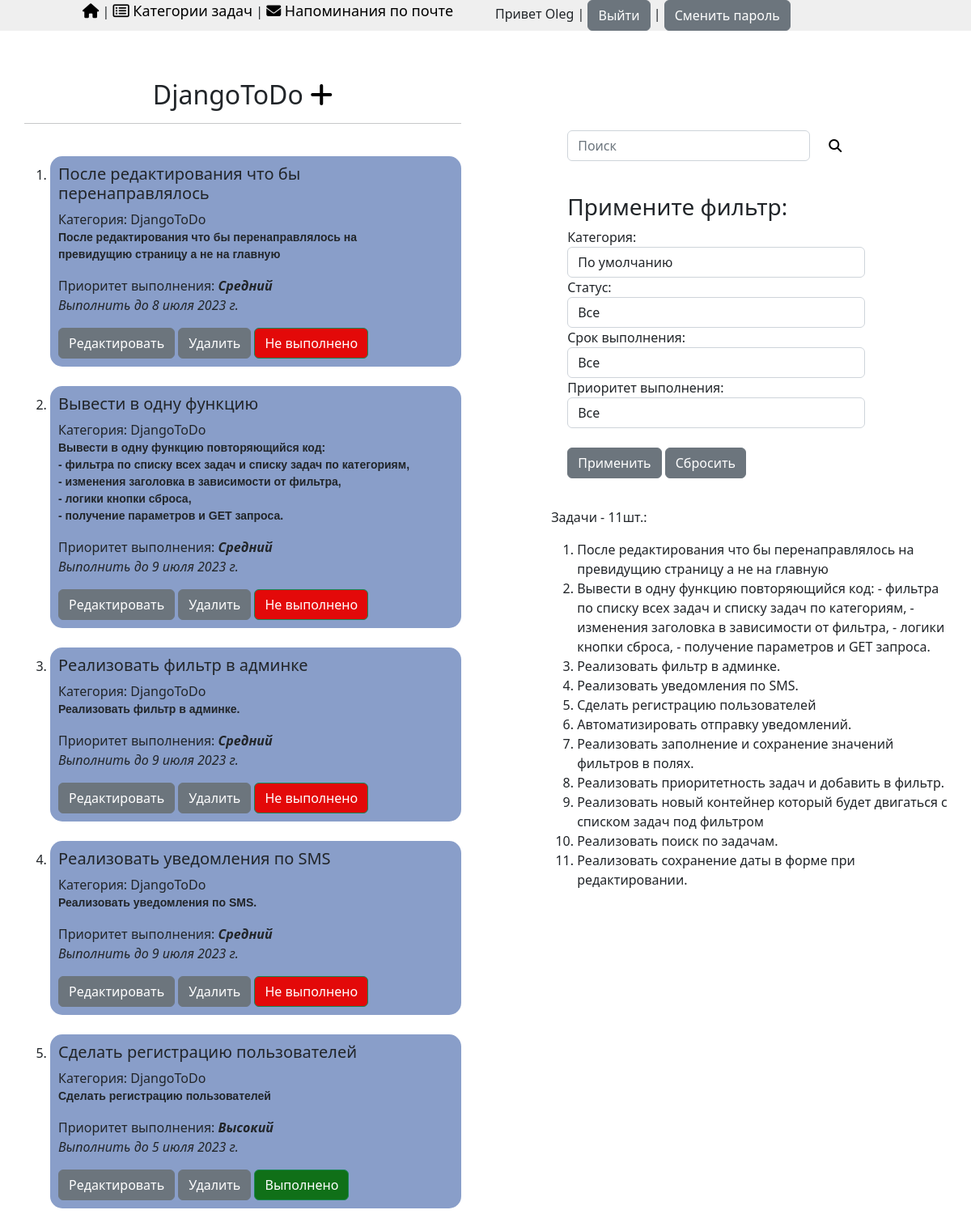
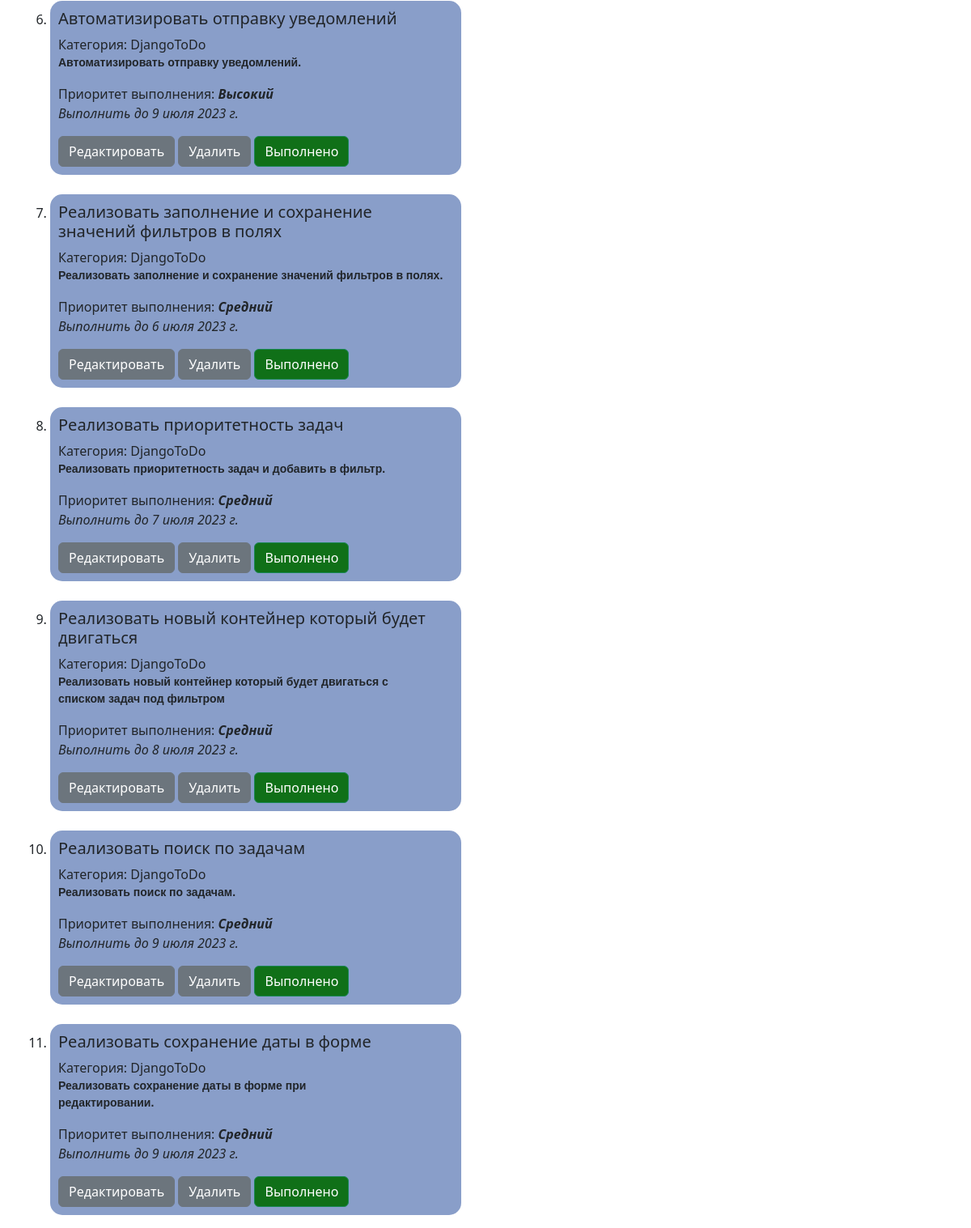
The page /tasks/tasks-list-by-category/23/ (signed in) on the database its author committed (2 pictures, top to bottom).
### myapp/models.py (models this page shows, shortened)
class Category(models.Model):
    user = models.ForeignKey(User, on_delete=models.CASCADE, verbose_name='Пользователь')
    name = models.CharField('Имя', max_length=50)
    class Meta:
        verbose_name = 'Категория'
        verbose_name_plural = 'Категории'
    def __str__(self):
        return self.name

class Task(models.Model):
    PRIORITIES = [
        ('высокий', 'Высокий'),
        ('средний', 'Средний'),
        ('низкий', 'Низкий'),
    ]
    title = models.CharField('Заголовок', max_length=100)
    description = models.TextField('Текст задания')
    category = models.ForeignKey(Category, on_delete=models.CASCADE, related_name='tasks', verbose_name='Категория')
    create = models.DateTimeField('Создано', auto_now_add=True)
    due_date = models.DateField('Срок выполнения')
    completed = models.BooleanField('Статус выполнения', default=False)
    user = models.ForeignKey(User, on_delete=models.CASCADE, verbose_name='Пользователь')
    priority = models.CharField('Приоритет', max_length=20, choices=PRIORITIES, default='средний')
    class Meta:
        verbose_name = 'Задача'
        verbose_name_plural = 'Задачи'
        ordering = [
            'completed',  # Сортировка по полю completed (невыполненные задачи будут первыми)
            Case(
                When(priority='высокий', then=0),
                When(priority='средний', then=1),
                When(priority='низкий', then=2),
              ),
            'due_date'
        ]

### myapp/views.py (the view, shortened to what this page needs)
# urls.py: path('tasks-list-by-category/<int:id_category>/', views.task_list_by_category, name='tasks_list_by_category'),
@login_required
def task_list_by_category(request, id_category):
    status = request.GET.get('status')
    due_date = request.GET.get('due_date')
    priority = request.GET.get('priority')
    reset = request.GET.get('reset')
    if reset == "true":
        status = None
        due_date = None
        priority = None
    category = get_object_or_404(Category, id=id_category)
    tasks = Task.objects.filter(category=category)
    if status:
        tasks = tasks.filter(completed=(status == 'Выполнено'))
    page_title = category.name
    if status:
        page_title += f" - {status.capitalize()}"
    if due_date:
        page_title += f" - {due_date.capitalize()}"
    if priority:
        page_title += f" - {priority.capitalize()}"
    context = {
        'status': status,
        'due_date': due_date,
        'priority': priority,
        'tasks': tasks,
        'category': category,
        'page_title': page_title,
    }
    return render(request, 'myapp/task/list_tasks.html', context)

### myapp/templates/myapp/task/list_tasks.html (shortened to what this page needs)
{% extends "myapp/base.html" %}
{% block content %}
<h2 id="TitleTasks" > {{ page_title }}  <a href="{% url 'create' %}"><i class="fa-solid fa-plus"></i></a></h2><hr>
<ol>
    {% for task in tasks %}<br>
    <li id="list">
        <h5>{{task.title}}</h5>
        Категория: {{task.category}}<br>
        <b><pre>{{task.description}}</pre></b>
        Приоритет выполнения: <b style="font-style: italic;">{{task.priority|title}}</b>
        <p id="date">Выполнить до {{task.due_date}}</p>
        <a class="btn btn-secondary" href="{% url 'edit' pk=task.id %}">Редактировать</a>
        <a class="btn btn-secondary" href="{% url 'delete' pk=task.id %}">Удалить</a>
        {% if task.completed %}
            <a class="btn btn-success" id="green" href="{% url 'status' id_task=task.id %}">Выполнено</a>
        {% else %}
            <a class="btn btn-success" id="red" href="{% url 'status' id_task=task.id %}">Не выполнено</a>
        {% endif %}
    </li>
    {% endfor %}
</ol>
    <div id="sidebar">
          <div id="filter">
              {% include "myapp/task/search.html" %}<br>
              <form method="GET">
                  <h3>Примените фильтр:</h3>
                  <label for="category">Категория:</label>
                  <select  class="form-control" name="category" id="category">
                      <option value="">По умолчанию</option>
                  </select>
                  <label for="status">Статус:</label>
                  <select class="form-control" name="status" id="status">
                      <option value="">Все</option>
                  </select>
                  <label for="due_date">Срок выполнения:</label>
                  <select class="form-control" name="due_date" id="due_date">
                      <option value="">Все</option>
                  </select>
                  <label for="priority">Приоритет выполнения:</label>
                  <select class="form-control" name="priority" id="priority">
                      <option value="">Все</option>
                  </select><br>
                  <button class="btn btn-secondary" type="submit">Применить</button>
                  <button class="btn btn-secondary" type="submit" name="reset" value="true">Сбросить</button>
              </form>
    </div>
    <div class="sidebar1">
        <p>Задачи - {{tasks.count}}шт.:</p>
        <ol>
            {% for task in tasks %}
            <li>{{ task.description }}</li>
            {% endfor %}
        </ol>
    </div>
    </div>
{% endblock %}

### myapp/templates/myapp/base.html (shortened to what this page needs)
{% load static %}
<html lang="ru">
<head>
    <link rel="stylesheet" href="https://cdn.jsdelivr.net/npm/bootstrap@5.2.3/dist/css/bootstrap.min.css">
    <link rel="stylesheet" href="{% static 'myapp/css/task.css' %}">
    <link rel="stylesheet" href="https://use.fontawesome.com/releases/v6.4.0/css/all.css">
</head>
<body>
     <div class="conteiner">
        <div class="row">
            <div class="col-1"></div>
                <div class="col-5"><a  style="text-decoration:none; font-size:18px;" href="{% url 'list' %}"><i class="fa-solid fa-house"></i></a> |
                    <a style="text-decoration:none; font-size:18px;" href="{% url 'list_categories' %}"><i class="fa-regular fa-rectangle-list"></i> Категории задач</a> |
                    <a style="text-decoration:none; font-size:18px;" href="{% url 'send_notifications' %}"><i class="fa-solid fa-envelope"></i> Напоминания по почте</a>
                </div>
            <div class="col-6">
                {% if user.is_authenticated %}
              Привет {{user.username}} | <a class="btn btn-secondary" href="{% url 'logout' %}">Выйти</a> |
              <a class="btn btn-secondary" href="{% url 'password_change' %}">Сменить пароль</a>
              {% else %}
              <a class="btn btn-secondary" href="{% url 'login' %}">Войти</a> |
              <a class="btn btn-secondary" href="{% url 'register'%}">
              Регистрация</a>
              {% endif %}
            </div>
        </div>
     </div>
     <div id="content">
        {% block content %}
        {% endblock %}
     </div>
</body>
</html>

### myapp/static/myapp/css/task.css (style rules this page uses)
#list { padding:10px; background:#899ec9; border-radius:15px }
#TitleTasks { width:100%; text-align:center; }
#red { background:#e30909; }
#green { background:#107018; }
#date { font-style:italic; }
form { width:80%; }
#content { float:left; width:50%; padding:60px 30px 0px 30px; }
#sidebar { right:-0.1%; top:4%; width:45%; height:50%; padding:20px; position: fixed; }
#filter { padding:20px; }
.conteiner { width:100%; background:#efefef; position: float; }
pre { font-family: Arial, sans-serif; }
i,a { color: black; text-decoration: none; transition: transform .2s ease ; }

### rows shown on the page
Category: name "DjangoToDo"
Task: title "После редактирования что бы перенаправлялось", category "DjangoToDo", description "После редактирования что бы перенаправлялось на превидущию страницу а не на главную", priority "Средний", due_date "8 июля 2023 г.", completed "Не выполнено"
Task: title "Вывести в одну функцию", category "DjangoToDo", description "Вывести в одну функцию повторяющийся код: - фильтра по списку всех задач и списку задач по категориям, - изменения заголовка в зависимости от фильтра, - логики кнопки сброса, - получение параметров и GET запроса.", priority "Средний", due_date "9 июля 2023 г.", completed "Не выполнено"
Task: title "Реализовать фильтр в админке", category "DjangoToDo", description "Реализовать фильтр в админке.", priority "Средний", due_date "9 июля 2023 г.", completed "Не выполнено"
Task: title "Реализовать уведомления по SMS", category "DjangoToDo", description "Реализовать уведомления по SMS.", priority "Средний", due_date "9 июля 2023 г.", completed "Не выполнено"
Task: title "Сделать регистрацию пользователей", category "DjangoToDo", description "Сделать регистрацию пользователей", priority "Высокий", due_date "5 июля 2023 г.", completed "Выполнено"
Task: title "Автоматизировать отправку уведомлений", category "DjangoToDo", description "Автоматизировать отправку уведомлений.", priority "Высокий", due_date "9 июля 2023 г.", completed "Выполнено"
Task: title "Реализовать заполнение и сохранение значений фильтров в полях", category "DjangoToDo", description "Реализовать заполнение и сохранение значений фильтров в полях.", priority "Средний", due_date "6 июля 2023 г.", completed "Выполнено"
Task: title "Реализовать приоритетность задач", category "DjangoToDo", description "Реализовать приоритетность задач и добавить в фильтр.", priority "Средний", due_date "7 июля 2023 г.", completed "Выполнено"
Task: title "Реализовать новый контейнер который будет двигаться", category "DjangoToDo", description "Реализовать новый контейнер который будет двигаться с списком задач под фильтром", priority "Средний", due_date "8 июля 2023 г.", completed "Выполнено"
Task: title "Реализовать поиск по задачам", category "DjangoToDo", description "Реализовать поиск по задачам.", priority "Средний", due_date "9 июля 2023 г.", completed "Выполнено"
Task: title "Реализовать сохранение даты в форме", category "DjangoToDo", description "Реализовать сохранение даты в форме при редактировании.", priority "Средний", due_date "9 июля 2023 г.", completed "Выполнено"

### other values the page prints
{{ user.username }} "Oleg"
{{ tasks.count }} "11"
